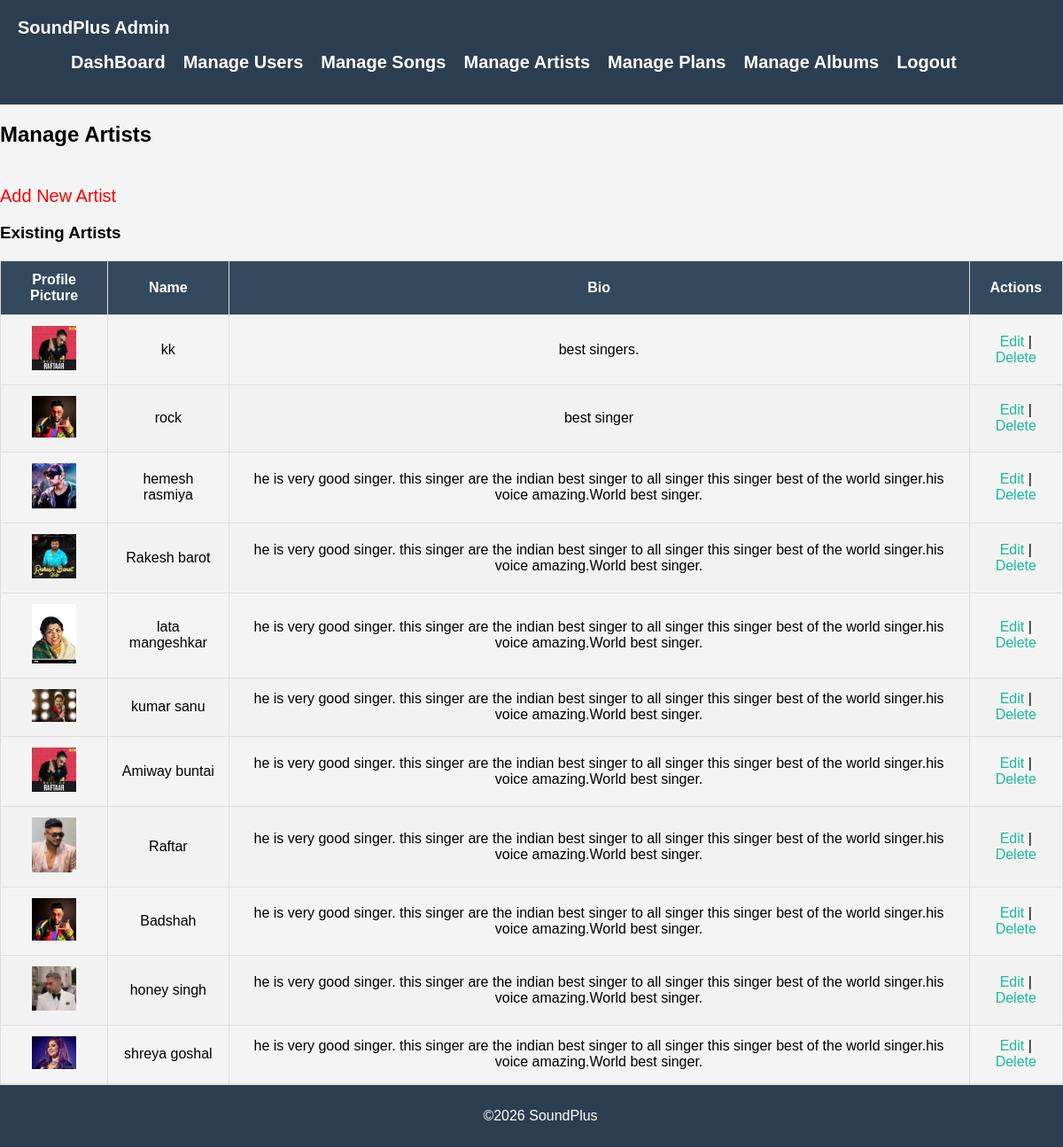
Screenshot of /admin/pages/manage_artists.php (signed in) with the database file from the repository.
### tables this page shows
CREATE TABLE IF NOT EXISTS `artists` (
  `artist_id` int(11) NOT NULL AUTO_INCREMENT,
  `name` varchar(100) NOT NULL,
  `profile_picture` varchar(255) DEFAULT NULL,
  `bio` text,
  `created_at` timestamp NULL DEFAULT CURRENT_TIMESTAMP,
  PRIMARY KEY (`artist_id`)
);

### admin/pages/manage_artists.php (the view, shortened to what this page needs)
<?php
include('../includes/admin_header.php');
include('../includes/admin_db_connect.php');
$query="SELECT * FROM artists ORDER BY created_at DESC";
$result=$conn->query($query);
?>
<!DOCTYPE html>
<html lang="en">
<head>
</head>
<body>
    <div class="admin-page">
        <h2>Manage Artists</h2>
        <a href="add_artist.php" class="a">⬅ Add New Artist</a>
       <h3>Existing Artists</h3>
       <table>
         <thead>
            <tr>
                <th>Profile Picture</th>
                <th>Name</th>
                <th>Bio</th>
                <th>Actions</th>
            </tr>
        </thead>
    <tbody>
        <?php while($artist=$result->fetch_assoc()): ?>
            <tr>
                <td><img src="<?php echo '../assets/images/artist_profiles/'.($artist['profile_picture']??'default_user.png'); ?>" alt="Artist Profile" width="50"></td>
                <td><?php echo htmlspecialchars($artist['name']); ?></td>
                <td><?php echo htmlspecialchars($artist['bio']??'N/A'); ?></td>
                <td><a href="edit_artist.php?artist_id=<?php echo $artist['artist_id']; ?>" onclick="return confirm('Are you sure you want to Edit this artist?');">Edit</a>
                |
                <a href="delete_artist.php?artist_id=<?php echo $artist['artist_id']; ?>" onclick="return confirm('Are you sure you want to delete this artist?');">Delete</a>
        </td>
        </tr>
        <?php endwhile; ?>
        </tbody>
     </table>
    </div>
    <?php
    include('../includes/admin_footer.php');
    ?>
</body>
</html>

### admin/includes/admin_header.php (shortened to what this page needs)
<!DOCTYPE html>
<html lang="en">
<head>
    <link rel="stylesheet" href="../css/admin.css">
</head>
<body>
    <header>
      <div class="logo">
        <a href="dashbord.php">SoundPlus Admin</a>
      <nav>
      <ul>
       <li><a href="dashbord.php">DashBoard</a></li>
       <li><a href="manage_users.php">Manage Users</a></li>
       <li><a href="manage_songs.php">Manage Songs</a></li>
       <li><a href="manage_artists.php">Manage Artists</a></li>
       <li><a href="manage_plans.php">Manage Plans</a></li>
       <li><a href="manage_albums.php">Manage Albums</a></li>
       <li><a href="logout.php" onclick="return confirm('Are you sure you want Leave Admin..');">Logout</a></li>
    </ul>
    </nav>
    </div>
    </header>
</body>
</html>

### admin/includes/admin_footer.php (shortened to what this page needs)
<!DOCTYPE html>
<html lang="en">
<head>
</head>
<body>
    <footer>
        <p>&copy;<?php echo date("Y");?> SoundPlus
</body>
</html>

### admin/css/admin.css (style rules this page uses)
body { font-family: Arial, sans-serif; background-color: #f4f4f4; margin: 0; padding: 0; }
header { background-color: #2c3e50; position:sticky; padding: 20px; color: #fff; display: flex; justify-content: space-between; align-items: center; z-index: 1000; }
header .logo a { font-size: 20px; font-weight: bold; color: #fff; text-decoration: none; }
header nav ul { list-style: none; display: flex; }
header nav ul li { margin-left: 20px; }
header nav ul li a { color: #fff; text-decoration: none; font-size: 18px; }
footer { background-color: #2c3e50; padding: 10px; color: #fff; text-align: center; position: fixed; bottom: 0; width: 100%; }
table { width: 100%; border-collapse: collapse; margin-top: 20px; }
table th, table td { padding: 12px; border: 1px solid #ddd; text-align: center; }
table th { background-color: #34495e; color: #fff; }
table tr:nth-child(even) { background-color: #f2f2f2; }
table td a { text-decoration: none; color: #1abc9c; }

### admin/pages/manage_artists.php (style rules this page uses)
.a { color: red; font-size:20px; margin-left:1200px; border: none; border-radius: 5px; cursor: pointer; text-decoration:none; }

### rows the page displays
artists: profile_picture (picture), name "kk", bio "best singers."
artists: profile_picture (picture), name "rock", bio "best singer"
artists: profile_picture (picture), name "hemesh rasmiya", bio "he is very good singer. this singer are the indian best singer to all singer this singer best of the world singer.his voice amazing.World best singer."
artists: profile_picture (picture), name "Rakesh barot", bio "he is very good singer. this singer are the indian best singer to all singer this singer best of the world singer.his voice amazing.World best singer."
artists: profile_picture (picture), name "lata mangeshkar", bio "he is very good singer. this singer are the indian best singer to all singer this singer best of the world singer.his voice amazing.World best singer."
artists: profile_picture (picture), name "kumar sanu", bio "he is very good singer. this singer are the indian best singer to all singer this singer best of the world singer.his voice amazing.World best singer."
artists: profile_picture (picture), name "Amiway buntai", bio "he is very good singer. this singer are the indian best singer to all singer this singer best of the world singer.his voice amazing.World best singer."
artists: profile_picture (picture), name "Raftar", bio "he is very good singer. this singer are the indian best singer to all singer this singer best of the world singer.his voice amazing.World best singer."
artists: profile_picture (picture), name "Badshah", bio "he is very good singer. this singer are the indian best singer to all singer this singer best of the world singer.his voice amazing.World best singer."
artists: profile_picture (picture), name "honey singh", bio "he is very good singer. this singer are the indian best singer to all singer this singer best of the world singer.his voice amazing.World best singer."
artists: profile_picture (picture), name "shreya goshal", bio "he is very good singer. this singer are the indian best singer to all singer this singer best of the world singer.his voice amazing.World best singer."
